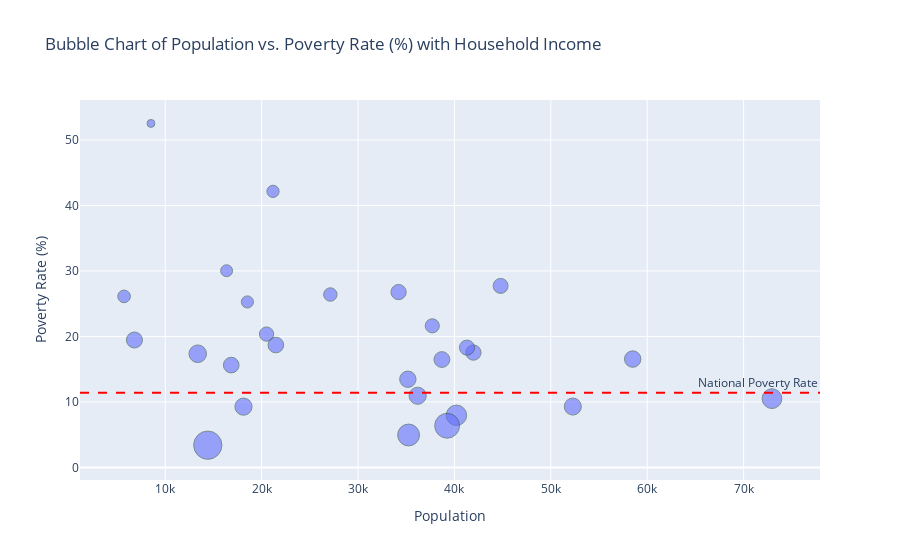

The notebook cell saved with this chart:
### Code cell
import plotly.express as px

# Create the Plotly bubble chart
fig = px.scatter(
    census_pd,
    x="Population",
    y="Poverty Rate (%)",
    size="Household Income",  # Size of the bubbles represents household income
    title="Bubble Chart of Population vs. Poverty Rate (%) with Household Income",
    labels={"Population": "Population", "Poverty Rate (%)": "Poverty Rate (%)"},
    hover_name="Name",  # This will display the name of the military base in the hover
    hover_data={
        "Population": True,
        "Poverty Rate (%)": True,
        "Household Income": True,
        "Nearest City": True,
        "Zipcode": True
    }
)

# Customize the bubble chart appearance
fig.update_traces(marker=dict(opacity=0.6, line=dict(width=1, color="DarkSlateGrey")))
fig.update_layout(showlegend=False, xaxis_title="Population", yaxis_title="Poverty Rate (%)", height=700)
# Add a reference line for the national poverty rate
fig.add_hline(
    y=census_pd["National Poverty Rate"].iloc[0],
    line_dash="dash",
    line_color="red",
    annotation_text="National Poverty Rate"
)
# Show the chart
fig.show()

### Figure 1 — Plotly figure (JSON) as saved in the notebook; plotly's stock layout.template omitted (floating-point values rounded to 4 significant figures)
{"data": [{"customdata": [[43054, "Donthan", "36301"], [57689, "Sierra Vista", "85635"], [49919, "Barstow", "92311"], [52963, "Colorado Springs", "80903"], [39026, "Agusta", "30904"], [34578, "Columbus", "31901"], [50526, "Hinesville", "31313"], [63541, "Leavenworth", "66048"], [48238, "Manhattan", "66502"], [58229, "Clarksville", "37040"], [62713, "Elizabethtown", "42701"], [53012, "Leesville", "71446"], [90531, "Frederick", "21701"], [103099, "Odenton", "21113"], [66613, "Waynesville", "65583"], [53813, "Watertown", "13601"], [84145, "New York City", "11209"], [30660, "Fayetteville", "28301"], [43987, "Lawton", "73501"], [32306, "Columbia", "29201"], [13510, "El Paso", "79901"], [31804, "Killeen", "76541"], [172594, "Alexandria", "22301"], [49302, "Petersburg", "23803"], [133471, "Arlington", "22201"], [55250, "Tacoma", "98402"], [63577, "Sparta", "54656"]], "hovertemplate": "<b>%{hovertext}</b><br><br>Population=%{x}<br>Poverty Rate (%)=%{y}<br>Household Income=%{customdata[0]}<br>Nearest City=%{customdata[1]}<br>Zipcode=%{customdata[2]}<extra></extra>", "hovertext": ["Fort Novosel", "Fort Huachuca", "Fort Irwin", "Fort Carson", "Fort Eisenhower", "Fort Moore", "Fort Stewart", "Fort Leavenworth", "Fort Riley", "Fort Campbell", "Fort Knox", "Fort Johnson", "Fort Detrick", "Fort George G. Meade", "Fort Leonard Wood", "Fort Drum", "Fort Hamilton", "Fort Liberty", "Fort Still", "Fort Jackson", "Fort Bliss", "Fort Cavazos", "Fort Belvoir", "Fort Gregg-Adams", "Fort Meyer", "Joint Base Lewis-McChord", "Fort McCoy"], "legendgroup": "", "marker": {"color": "#636efa", "line": {"color": "DarkSlateGrey", "width": 1}, "opacity": 0.6, "size": [43054, 57689, 49919, 52963, 39026, 34578, 50526, 63541, 48238, 58229, 62713, 53012, 90531, 103099, 66613, 53813, 84145, 30660, 43987, 32306, 13510, 31804, 172594, 49302, 133471, 55250, 63577], "sizemode": "area", "sizeref": 431.5, "symbol": "circle"}, "mode": "markers", "name": "", "orientation": "v", "showlegend": false, "type": "scatter", "x": [37699, 35167, 34204, 16844, 27125, 5728, 41967, 36185, 44789, 58490, 52279, 21469, 40203, 35242, 13370, 38695, 72938, 16365, 20508, 21176, 8518, 18521, 14410, 41300, 39240, 6805, 18115], "xaxis": "x", "y": [21.62, 13.47, 26.77, 15.63, 26.4, 26.12, 17.54, 10.95, 27.72, 16.55, 9.296, 18.7, 7.96, 4.957, 17.36, 16.48, 10.51, 30.03, 20.36, 42.16, 52.52, 25.27, 3.4, 18.3, 6.369, 19.46, 9.285], "yaxis": "y"}], "layout": {"annotations": [{"showarrow": false, "text": "National Poverty Rate", "x": 1, "xanchor": "right", "xref": "x domain", "y": 11.4, "yanchor": "bottom", "yref": "y"}], "autosize": true, "legend": {"itemsizing": "constant", "tracegroupgap": 0}, "shapes": [{"line": {"color": "red", "dash": "dash"}, "type": "line", "x0": 0, "x1": 1, "xref": "x domain", "y0": 11.4, "y1": 11.4, "yref": "y"}], "showlegend": false, "title": {"text": "Bubble Chart of Population vs. Poverty Rate (%) with Household Income"}, "xaxis": {"anchor": "y", "autorange": true, "domain": [0, 1], "range": [1374.0, 77600.0], "title": {"text": "Population"}, "type": "linear"}, "yaxis": {"anchor": "x", "autorange": true, "domain": [0, 1], "range": [-1.187, 55.86], "title": {"text": "Poverty Rate (%)"}, "type": "linear"}}}
